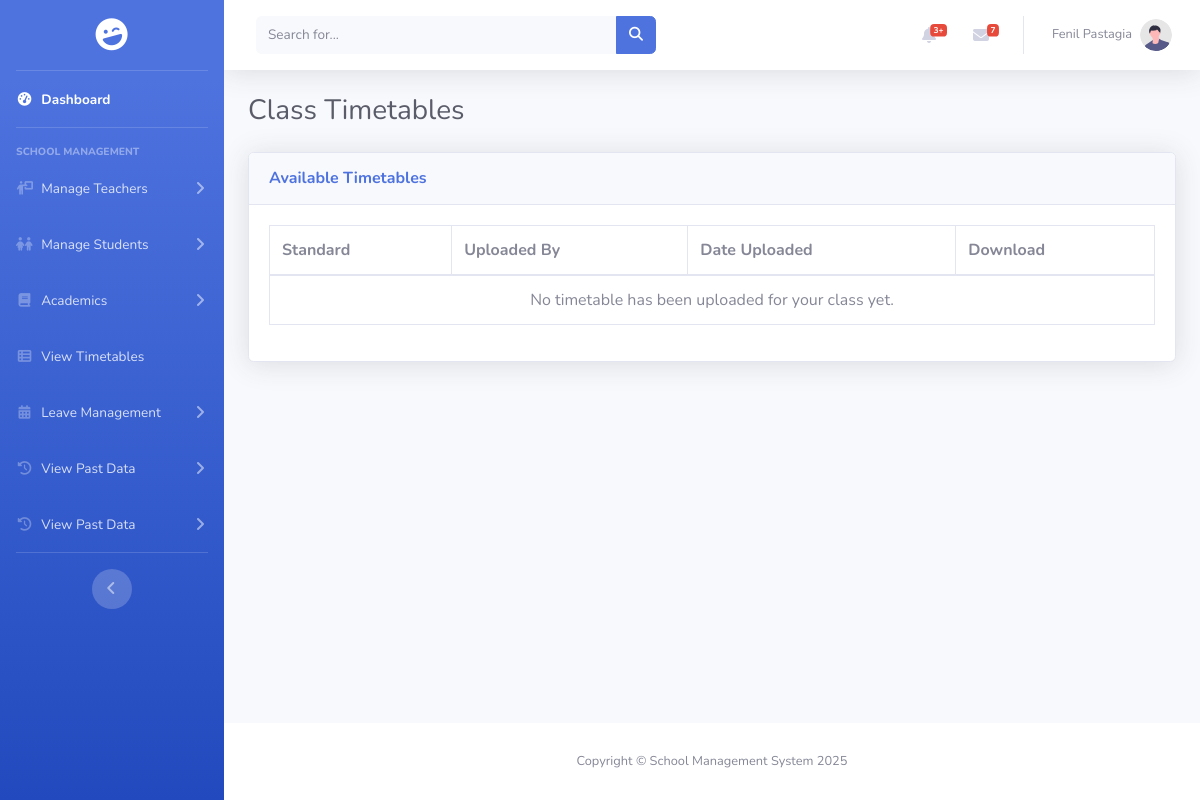
Page /pages/student/view_timetable.php (signed in) on the earlier database version.
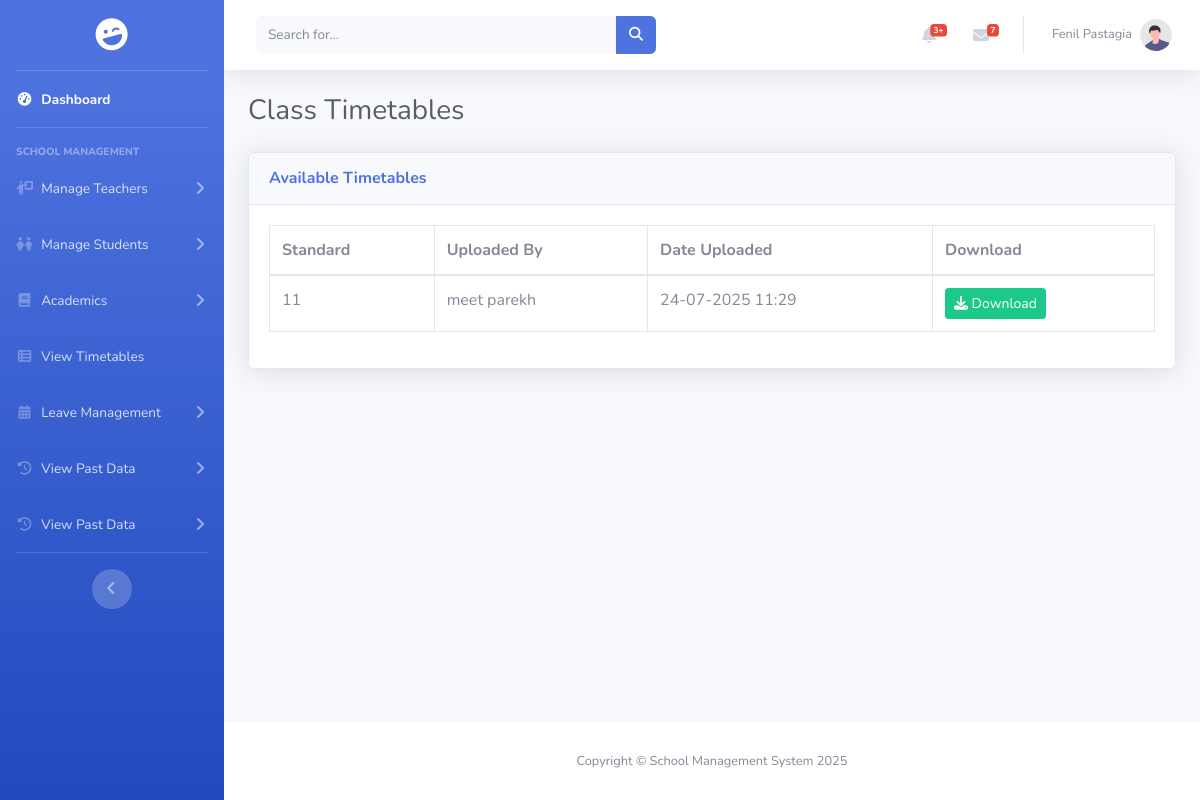
Same page on the later database version.
### tables this page shows
CREATE TABLE `timetables` (
  `id` int(11) NOT NULL,
  `school_id` int(11) NOT NULL,
  `standard` varchar(50) NOT NULL,
  `class_teacher_id` int(11) NOT NULL,
  `timetable_file` varchar(255) NOT NULL,
  `original_filename` varchar(255) NOT NULL,
  `created_at` timestamp NOT NULL DEFAULT current_timestamp()
);

CREATE TABLE `teacher` (
  `id` int(11) NOT NULL,
  `teacher_image` varchar(255) DEFAULT NULL,
  `teacher_name` varchar(50) NOT NULL,
  `phone` varchar(10) NOT NULL,
  `school_id` int(11) NOT NULL,
  `dob` date NOT NULL,
  `gender` enum('Male','Female','Others') NOT NULL,
  `blood_group` enum('A+','A-','B+','B-','AB+','AB-','O+','O-') NOT NULL,
  `address` text DEFAULT NULL,
  `email` varchar(50) NOT NULL,
  `password` varchar(255) NOT NULL,
  `qualification` varchar(100) DEFAULT NULL,
  `subject` varchar(100) DEFAULT NULL,
  `language_known` varchar(100) DEFAULT NULL,
  `salary` int(11) DEFAULT NULL,
  `std` set('Nursery','Junior','Senior','1','2','3','4','5','6','7','8','9','10','11','12') DEFAULT NULL,
  `experience` varchar(10) DEFAULT NULL,
  `batch` enum('Morning','Evening') DEFAULT NULL,
  `class_teacher` tinyint(1) DEFAULT 0,
  `class_teacher_std` varchar(50) DEFAULT NULL
);

### encryption.php (called while the page is built, shortened)
<?php
function decrypt_id($encrypted) {
    return openssl_decrypt($encrypted, ENCRYPTION_METHOD, ENCRYPTION_KEY, 0, ENCRYPTION_IV);
}
?>

### pages/student/view_timetable.php (the view, shortened to what this page needs)
<?php
include_once "../../encryption.php";
include_once "../../includes/connect.php";
if (isset($_COOKIE['encrypted_user_role'])) {
    $decrypted_role = decrypt_id($_COOKIE['encrypted_user_role']);
    $role = $decrypted_role ? strtolower(trim($decrypted_role)) : null;
}
if (isset($_COOKIE['encrypted_user_id'])) {
    $userId = decrypt_id($_COOKIE['encrypted_user_id']);
}
$schoolId = null;
switch ($role) {
    case 'schooladmin':
        $stmt = $conn->prepare("SELECT school_id FROM principal WHERE id = ?");
        $stmt->bind_param("i", $userId);
        $stmt->execute();
        if ($row = $stmt->get_result()->fetch_assoc()) $schoolId = $row['school_id'];
        break;
}
$timetables = [];
$base_sql = "SELECT tt.standard, tt.timetable_file, tt.original_filename, tt.created_at, t.teacher_name as uploader
             FROM timetables tt
             JOIN teacher t ON tt.class_teacher_id = t.id";
$params = [];
$types = '';
switch ($role) {
    case 'teacher':
    case 'schooladmin':
        $base_sql .= " WHERE tt.school_id = ?";
        $params = [$schoolId];
        $types = "i";
        break;
}
$base_sql .= " ORDER BY tt.created_at DESC";
$stmt = $conn->prepare($base_sql);
if ($stmt && !empty($params)) {
    $stmt->bind_param($types, ...$params);
}
if($stmt){
    $stmt->execute();
    $result = $stmt->get_result();
    while ($row = $result->fetch_assoc()) {
        $timetables[] = $row;
    }
}
?>
<!DOCTYPE html>
<html lang="en">
<head>
    <link rel="stylesheet" href="https://cdnjs.cloudflare.com/ajax/libs/font-awesome/6.5.2/css/all.min.css" />
    <link rel="stylesheet" href="https://cdn.jsdelivr.net/npm/bootstrap@4.6.2/dist/css/bootstrap.min.css">
    <link rel="stylesheet" href="https://cdn.datatables.net/1.10.21/css/dataTables.bootstrap4.min.css">
    <link href="../../assets/css/sb-admin-2.min.css" rel="stylesheet">
</head>
<body id="page-top">
    <div id="wrapper">
        <?php include '../../includes/sidebar.php'; ?>
        <div id="content-wrapper" class="d-flex flex-column">
            <div id="content">
                <?php include '../../includes/header.php'; ?>
                <div class="container-fluid">
                    <h1 class="h3 mb-4 text-gray-800">Class Timetables</h1>
                    <div class="card shadow mb-4">
                        <div class="card-header py-3">
                            <h6 class="m-0 font-weight-bold text-primary">Available Timetables</h6>
                        </div>
                        <div class="card-body">
                            <div class="table-responsive">
                                <table class="table table-bordered" id="dataTable" width="100%" cellspacing="0">
                                    <thead>
                                        <tr>
                                            <th>Standard</th>
                                            <th>Uploaded By</th>
                                            <th>Date Uploaded</th>
                                            <th>Download</th>
                                        </tr>
                                    </thead>
                                    <tbody>
                                        <?php foreach ($timetables as $tt): ?>
                                            <tr>
                                                <td><?php echo htmlspecialchars($tt['standard']); ?></td>
                                                <td><?php echo htmlspecialchars($tt['uploader']); ?></td>
                                                <td><?php echo date('d-m-Y H:i', strtotime($tt['created_at'])); ?></td>
                                                <td>
                                                    <a href="<?php echo htmlspecialchars($tt['timetable_file']); ?>" class="btn btn-success btn-sm" download="<?php echo htmlspecialchars($tt['original_filename']); ?>">
                                                        <i class="fas fa-download"></i> Download
                                                    </a>
                                                </td>
                                            </tr>
                                        <?php endforeach; ?>
                                        <?php if (empty($timetables)): ?>
                                            <tr><td colspan="4" class="text-center">No timetable has been uploaded for your class yet.</td></tr>
                                        <?php endif; ?>
                                    </tbody>
                                </table>
                            </div>
                        </div>
                    </div>
                </div>
            </div>
            <?php include '../../includes/footer.php'; ?>
        </div>
    </div>
</body>
</html>

Differences in the rows shown:
added timetables: standard "11", teacher.teacher_name "meet parekh", created_at "24-07-2025 11:29"
Other differences:
text no longer shown: "No timetable has been uploaded for your class yet."
